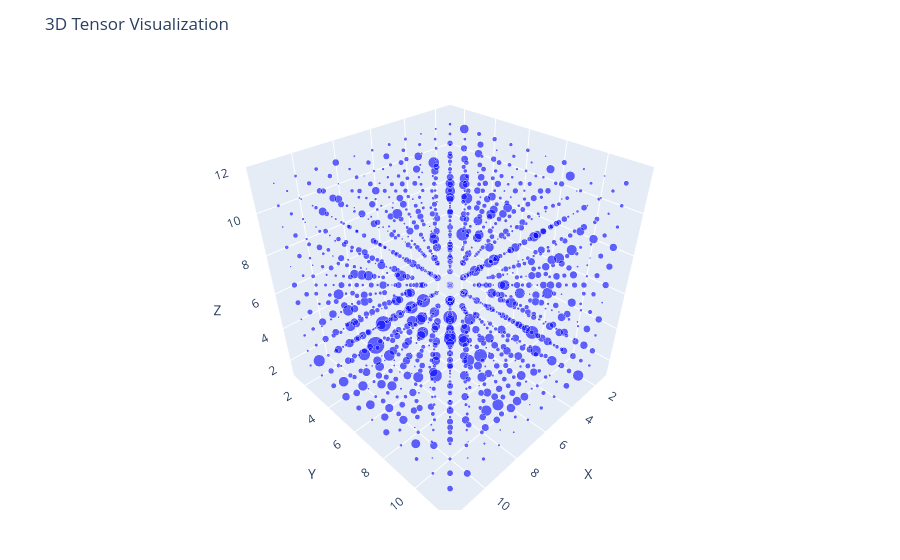

The notebook cell this image was saved under:
### Markdown cell above
## Step 6: Randomizing the source basis
Dleto works by detecting a hidden constraint equation in a given tensor.  So far the tensors we created are obviously equations of a sphere.  So what we do next is randomize the bases of the x, y, and z axes.  In the case of our original sphere with radius 5 the entire tensor fit inside $11 \times 11 \times 11$-array.  This means that are operating in 3 different 11-dimensional vector spaces.  So we apply a random $11 \times 11$ invertible matrix $X$ to the slices `tensor[i,:,:]`, an invertible matrix $Y$ to each slice `tensor[:,j,:]` and finally an invertible matrix $Z$ to the each `tensor[:,:,k]`.  If you changed the dimensions then the relevant matrix sizes will change accordingly.  The command `randomTensor` uses the arrays internally stored dimensions to calculate the appropriate changes.  The return includes not only the resulting tensor but also the matrices $X,Y,Z$ used to affect the change.  To access the resulting tensor use the record name `.tensor`.  To access the coordinate changes use `.Xes`, `.Yes` and `.Zes`.

Here is our small sphere randomized, it likely looks completely filled in like dense tensor.

### Code cell
hidden_sphere5 = randomizeTensor(sphere5)
plotTensor(hidden_sphere5.tensor)

### Figure 1 — Plotly figure (JSON) as saved in the notebook; plotly's stock layout.template omitted (floating-point values rounded to 4 significant figures; data arrays with more than 128 entries replaced by an {"elided": "..."} marker saying what was removed)
{"data": [{"marker": {"color": "blue", "opacity": 0.6, "size": {"elided": "1308 float values"}}, "mode": "markers", "type": "scatter3d", "x": {"elided": "1308 int values"}, "y": {"elided": "1308 int values"}, "z": {"elided": "1308 int values"}}], "layout": {"margin": {"b": 50, "l": 50, "r": 50, "t": 60}, "scene": {"aspectmode": "cube", "xaxis": {"range": [1, 12], "title": "X"}, "yaxis": {"range": [1, 12], "title": "Y"}, "zaxis": {"range": [1, 12], "title": "Z"}}, "title": "3D Tensor Visualization"}}
